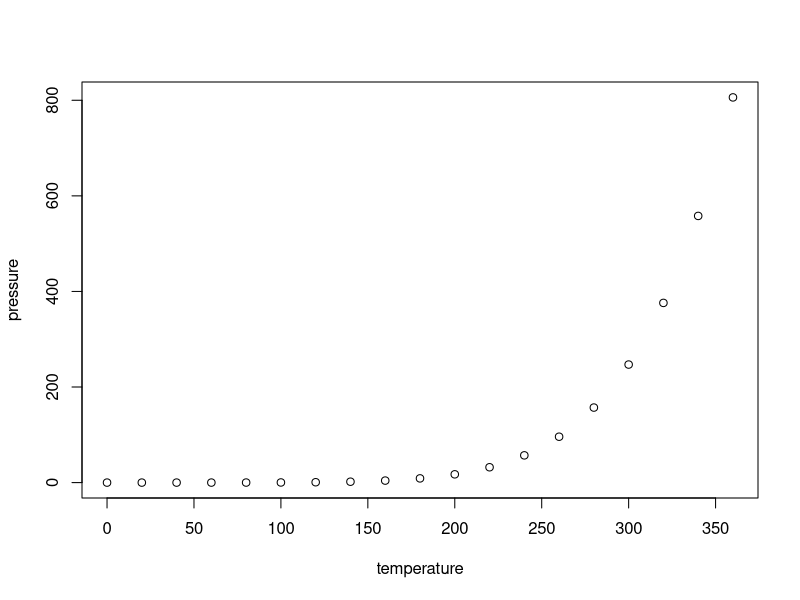
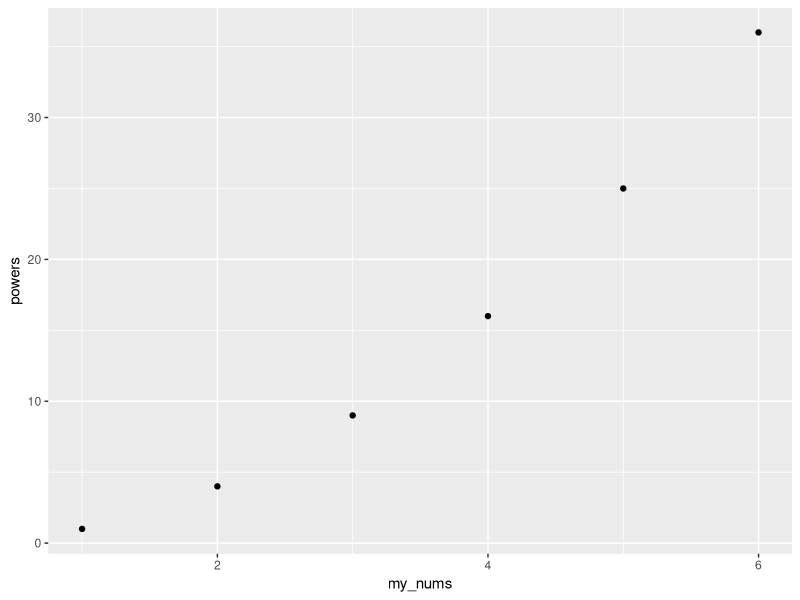
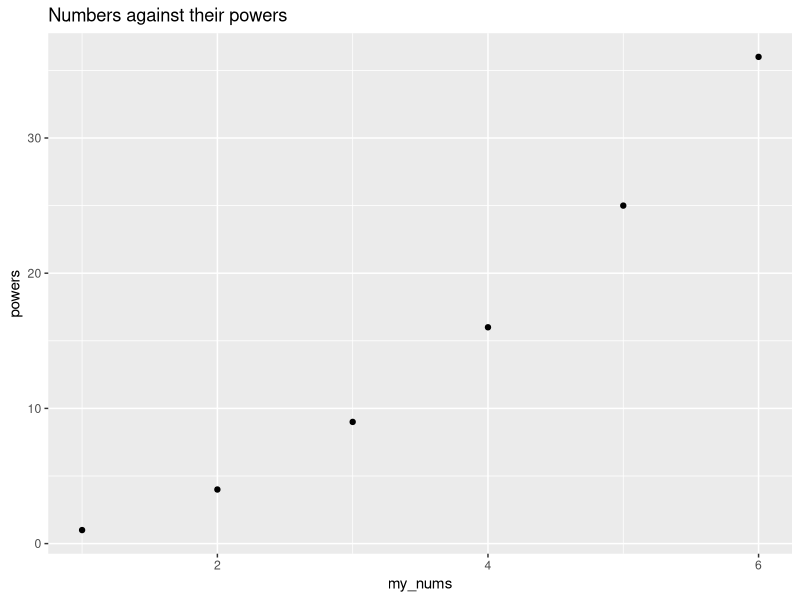
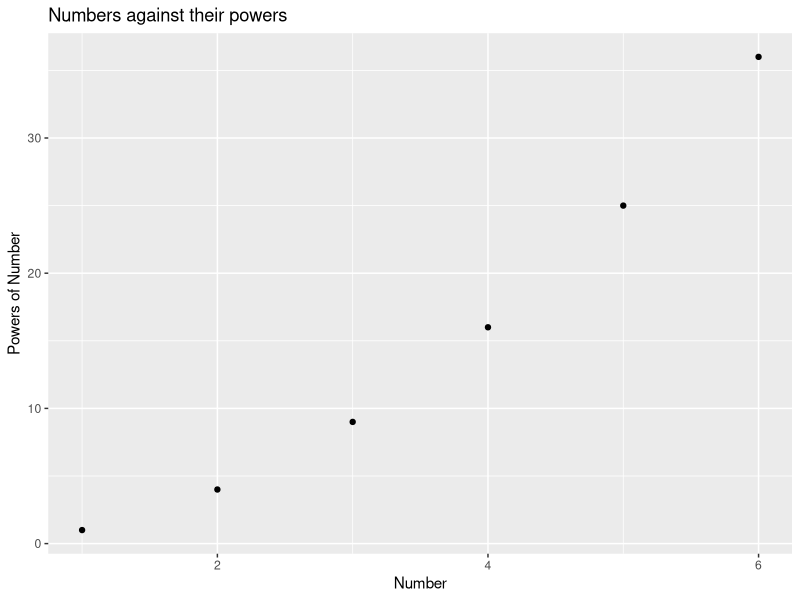
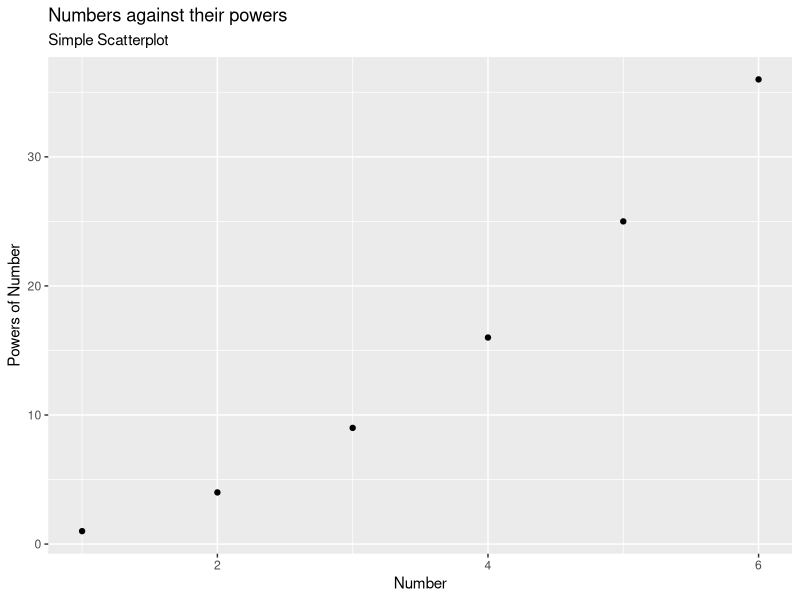

The R script that drew these images, in order:
## ---- chunk 1
knitr::opts_chunk$set(echo = TRUE)
## ---- chunk 2
summary(cars)
## ---- chunk 3
plot(pressure)
## ---- chunk 4
library(tidyverse)
## ---- chunk 5
my_nums <-(1:6)
powers <- my_nums^2
powerData <- tibble(my_nums,powers)
powerData
## ---- chunk 6
powerData2<- data.frame(my_nums, powers)
powerData2
## ---- chunk 7
p <- ggplot(data=powerData)
## ---- chunk 8
p <- p + geom_point(aes(x = my_nums, y=powers))
p
## ---- chunk 9
p<- p + labs(title = "Numbers against their powers")
p
## ---- chunk 10
p<- p + labs(x = "Number", y = "Powers of Number")
p
## ---- chunk 11
p <- p + labs(subtitle = "Simple Scatterplot")
p
